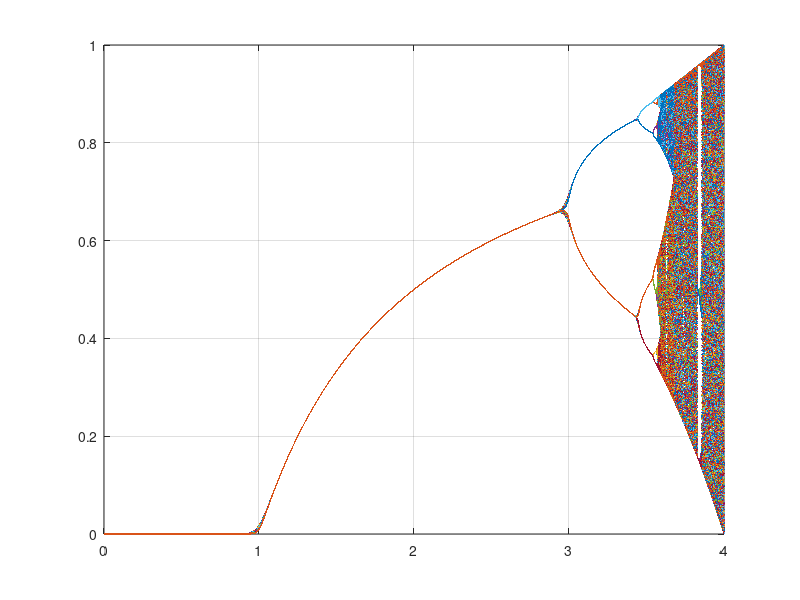

This figure's MATLAB source:
r_values=(0:1e-4:4)';
iterations_per_value=100;
y=zeros(length(r_values),iterations_per_value);
y0=0.5;
y(:,1)=r_values.*y0*(1-y0);
for i=1:iterations_per_value-1;
    y(:,i+1)=r_values.*y(:,i).*(1-y(:,i));
end
plot(r_values,y(:,50:100),'.','MarkerSize',1);
grid on
